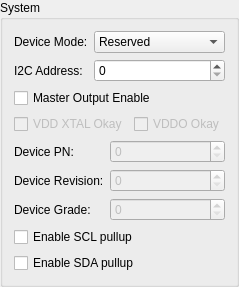
        <widget class="QGroupBox" name="groupBox_7">
         <property name="title">
          <string>System</string>
         </property>
         <layout class="QVBoxLayout" name="verticalLayout_5">
          <item>
           <layout class="QFormLayout" name="formLayout_2">
            <item row="0" column="0">
             <widget class="QLabel" name="label_65">
              <property name="text">
               <string>Device Mode:</string>
              </property>
             </widget>
            </item>
            <item row="0" column="1">
             <widget class="QComboBox" name="USYS_CTRL">
              <item>
               <property name="text">
                <string>Reserved</string>
               </property>
              </item>
              <item>
               <property name="text">
                <string>READY</string>
               </property>
              </item>
              <item>
               <property name="text">
                <string>ACTIVE</string>
               </property>
              </item>
              <item>
               <property name="text">
                <string>Reserved</string>
               </property>
              </item>
             </widget>
            </item>
            <item row="1" column="0">
             <widget class="QLabel" name="label_69">
              <property name="text">
               <string>I2C Address:</string>
              </property>
             </widget>
            </item>
            <item row="1" column="1">
             <widget class="QSpinBox" name="I2C_ADDR">
              <property name="enabled">
               <bool>true</bool>
              </property>
              <property name="maximum">
               <number>255</number>
              </property>
             </widget>
            </item>
           </layout>
          </item>
          <item>
           <widget class="QCheckBox" name="UDRV_OE_ENA">
            <property name="text">
             <string>Master Output Enable</string>
            </property>
           </widget>
          </item>
          <item>
           <layout class="QHBoxLayout" name="horizontalLayout">
            <item>
             <widget class="QCheckBox" name="VDD_XTAL_OK">
              <property name="enabled">
               <bool>false</bool>
              </property>
              <property name="text">
               <string>VDD XTAL Okay</string>
              </property>
             </widget>
            </item>
            <item>
             <widget class="QCheckBox" name="VDDO_OK">
              <property name="enabled">
               <bool>false</bool>
              </property>
              <property name="text">
               <string>VDDO Okay</string>
              </property>
             </widget>
            </item>
           </layout>
          </item>
          <item>
           <layout class="QFormLayout" name="formLayout_3">
            <item row="0" column="0">
             <widget class="QLabel" name="label_66">
              <property name="text">
               <string>Device PN:</string>
              </property>
             </widget>
            </item>
            <item row="0" column="1">
             <widget class="QSpinBox" name="DEVICE_PN_BASE">
              <property name="enabled">
               <bool>false</bool>
              </property>
              <property name="maximum">
               <number>255</number>
              </property>
             </widget>
            </item>
            <item row="1" column="0">
             <widget class="QLabel" name="label_67">
              <property name="text">
               <string>Device Revision:</string>
              </property>
             </widget>
            </item>
            <item row="1" column="1">
             <widget class="QSpinBox" name="DEVICE_REV">
              <property name="enabled">
               <bool>false</bool>
              </property>
              <property name="maximum">
               <number>255</number>
              </property>
             </widget>
            </item>
            <item row="2" column="0">
             <widget class="QLabel" name="label_68">
              <property name="text">
               <string>Device Grade:</string>
              </property>
             </widget>
            </item>
            <item row="2" column="1">
             <widget class="QSpinBox" name="DEVICE_GRADE">
              <property name="enabled">
               <bool>false</bool>
              </property>
              <property name="maximum">
               <number>255</number>
              </property>
             </widget>
            </item>
           </layout>
          </item>
          <item>
           <widget class="QCheckBox" name="I2C_SCL_PUP_ENA">
            <property name="text">
             <string>Enable SCL pullup</string>
            </property>
           </widget>
          </item>
          <item>
           <widget class="QCheckBox" name="I2C_SDA_PUP_ENA">
            <property name="text">
             <string>Enable SDA pullup</string>
            </property>
           </widget>
          </item>
         </layout>
        </widget>
